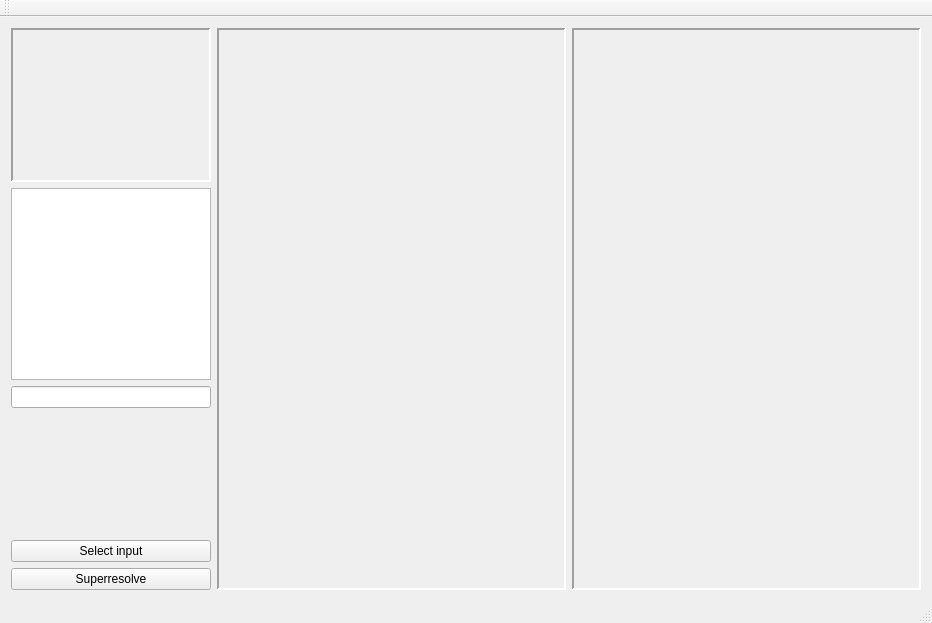
<?xml version="1.0" encoding="UTF-8"?>
<ui version="4.0">
 <class>FPImage</class>
 <widget class="QMainWindow" name="FPImage">
  <property name="geometry">
   <rect>
    <x>0</x>
    <y>0</y>
    <width>932</width>
    <height>623</height>
   </rect>
  </property>
  <property name="windowTitle">
   <string>Superesolutive v1.0b</string>
  </property>
  <widget class="QWidget" name="centralWidget">
   <layout class="QHBoxLayout" name="horizontalLayout_2" stretch="0,1,1">
    <item>
     <layout class="QVBoxLayout" name="verticalLayout">
      <property name="sizeConstraint">
       <enum>QLayout::SetDefaultConstraint</enum>
      </property>
      <item>
       <widget class="QLabel" name="EcranSuspect">
        <property name="minimumSize">
         <size>
          <width>200</width>
          <height>154</height>
         </size>
        </property>
        <property name="maximumSize">
         <size>
          <width>200</width>
          <height>154</height>
         </size>
        </property>
        <property name="frameShape">
         <enum>QFrame::Panel</enum>
        </property>
        <property name="frameShadow">
         <enum>QFrame::Sunken</enum>
        </property>
        <property name="lineWidth">
         <number>2</number>
        </property>
        <property name="midLineWidth">
         <number>0</number>
        </property>
        <property name="text">
         <string/>
        </property>
        <property name="alignment">
         <set>Qt::AlignCenter</set>
        </property>
       </widget>
      </item>
      <item>
       <widget class="QPlainTextEdit" name="ERes">
        <property name="maximumSize">
         <size>
          <width>200</width>
          <height>16777215</height>
         </size>
        </property>
       </widget>
      </item>
      <item>
       <widget class="QLineEdit" name="EFile"/>
      </item>
      <item>
       <layout class="QHBoxLayout" name="horizontalLayout"/>
      </item>
      <item>
       <spacer name="verticalSpacer_2">
        <property name="orientation">
         <enum>Qt::Vertical</enum>
        </property>
        <property name="sizeHint" stdset="0">
         <size>
          <width>20</width>
          <height>40</height>
         </size>
        </property>
       </spacer>
      </item>
      <item>
       <widget class="QPushButton" name="BSelectFile">
        <property name="maximumSize">
         <size>
          <width>200</width>
          <height>16777215</height>
         </size>
        </property>
        <property name="text">
         <string>Select input</string>
        </property>
       </widget>
      </item>
      <item>
       <widget class="QPushButton" name="BRestore">
        <property name="maximumSize">
         <size>
          <width>200</width>
          <height>16777215</height>
         </size>
        </property>
        <property name="text">
         <string>Superresolve</string>
        </property>
       </widget>
      </item>
     </layout>
    </item>
    <item>
     <widget class="QScrollArea" name="scrollArea">
      <property name="frameShape">
       <enum>QFrame::Panel</enum>
      </property>
      <property name="lineWidth">
       <number>2</number>
      </property>
      <property name="widgetResizable">
       <bool>true</bool>
      </property>
      <widget class="QWidget" name="scrollAreaWidgetContents">
       <property name="geometry">
        <rect>
         <x>0</x>
         <y>0</y>
         <width>346</width>
         <height>548</height>
        </rect>
       </property>
       <layout class="QGridLayout" name="gridLayout">
        <item row="0" column="0">
         <widget class="QLabel" name="Ecran">
          <property name="text">
           <string/>
          </property>
         </widget>
        </item>
       </layout>
      </widget>
     </widget>
    </item>
    <item>
     <widget class="QScrollArea" name="scrollArea_2">
      <property name="frameShape">
       <enum>QFrame::Panel</enum>
      </property>
      <property name="lineWidth">
       <number>2</number>
      </property>
      <property name="widgetResizable">
       <bool>true</bool>
      </property>
      <widget class="QWidget" name="scrollAreaWidgetContents_3">
       <property name="geometry">
        <rect>
         <x>0</x>
         <y>0</y>
         <width>346</width>
         <height>548</height>
        </rect>
       </property>
       <layout class="QGridLayout" name="gridLayout_2">
        <item row="0" column="0">
         <widget class="QLabel" name="EcranBis">
          <property name="text">
           <string/>
          </property>
          <property name="scaledContents">
           <bool>true</bool>
          </property>
          <property name="alignment">
           <set>Qt::AlignCenter</set>
          </property>
         </widget>
        </item>
       </layout>
      </widget>
     </widget>
    </item>
   </layout>
  </widget>
  <widget class="QMenuBar" name="menuBar">
   <property name="geometry">
    <rect>
     <x>0</x>
     <y>0</y>
     <width>932</width>
     <height>21</height>
    </rect>
   </property>
  </widget>
  <widget class="QToolBar" name="mainToolBar">
   <attribute name="toolBarArea">
    <enum>TopToolBarArea</enum>
   </attribute>
   <attribute name="toolBarBreak">
    <bool>false</bool>
   </attribute>
  </widget>
  <widget class="QStatusBar" name="statusBar"/>
 </widget>
 <layoutdefault spacing="6" margin="11"/>
 <resources/>
 <connections/>
</ui>
